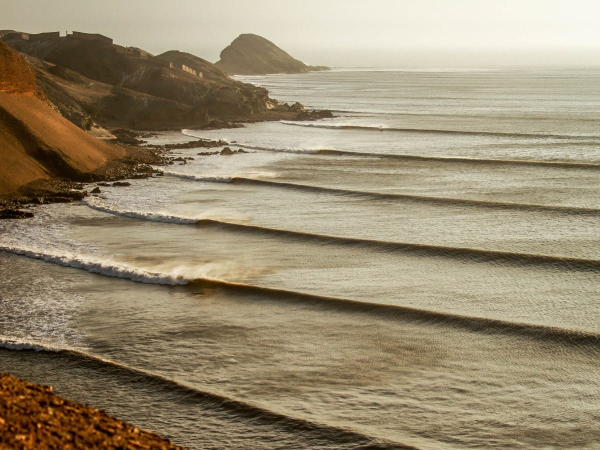
#> input picture data/chicama_sample_1.jpg, 1200 x 900 px (shown at 1/2 size)
$ jupyter execute preliminary_exploration.ipynb
#> lines starting #> are read from the running program, lines starting #| are printed output that depends on the picture
[cell 1]
from PIL import Image
import matplotlib.pyplot as plt
import numpy as np

[cell 2]
pil_im = Image.open('../data/chicama_sample_1.jpg').convert('L')
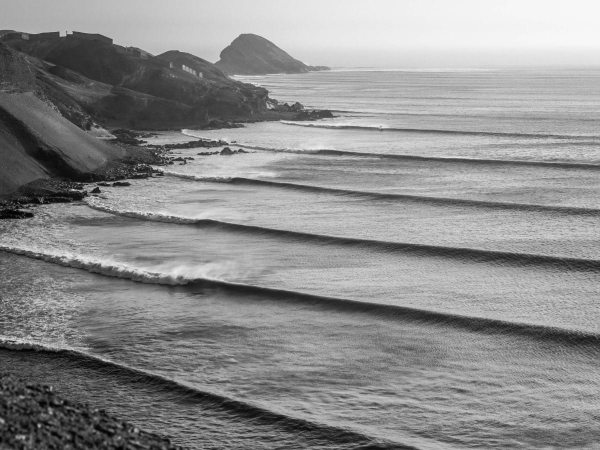
#> pil_im: PIL image 1200x900 L (shown at 1/2 size); min 0, max 248, mean 140.5
pil_im

[cell 3]
# using matplotlib with it
im = np.array(pil_im)

plt.imshow(im)

x = [100, 200, 300, 400]
y = [200, 500, 200, 400]

plt.plot(x, y, 'r*')
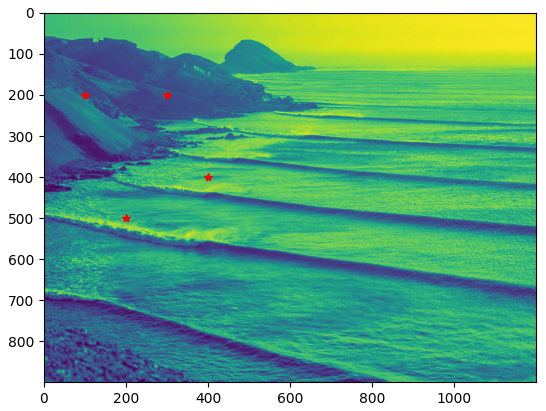
#> figure drawn by matplotlib, 1 panel

[cell 4]
# contouring examples
im_contour = np.array(Image.open('../data/chicama_sample_1.jpg').convert('L'), 'f')

fig = plt.figure()
plt.gray()
plt.contour(im_contour, origin='image')
plt.axis('equal')
plt.axis('off')
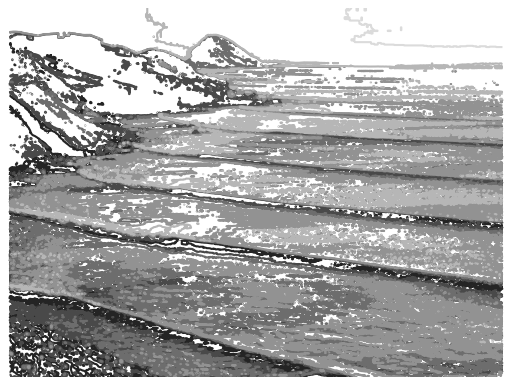
#> figure drawn by matplotlib, 1 panel

[cell 5]
# can pull an histogram inspection of them out of this
fig, (ax1, ax2) = plt.subplots(1,2)
ax1.contour(im_contour, origin='image')
ax1.axis('equal')
ax1.axis('off')

ax2.hist(im_contour.flatten(), 128)
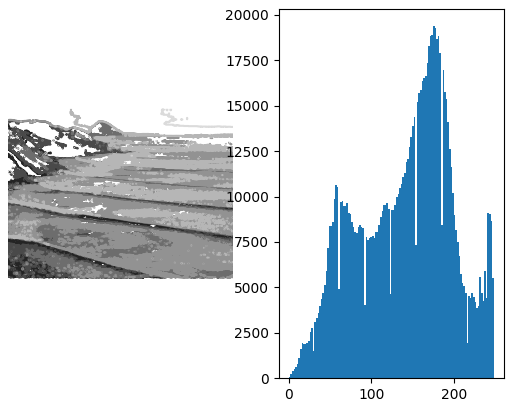
#> figure drawn by matplotlib, 2 panels; panel 2: tallest bar 19378 high, from x = 174.4 to 176.3

[cell 6]
# working with images in numpy
print(im.shape, im.dtype)
#| (900, 1200) uint8
print(im_contour.shape, im_contour.dtype)
#| (900, 1200) float32

# channels on each pixel
print(im_contour[200, 500])
#| 80.0

$ run again, with data/chicama_sample_2.jpg copied over data/chicama_sample_1.jpg
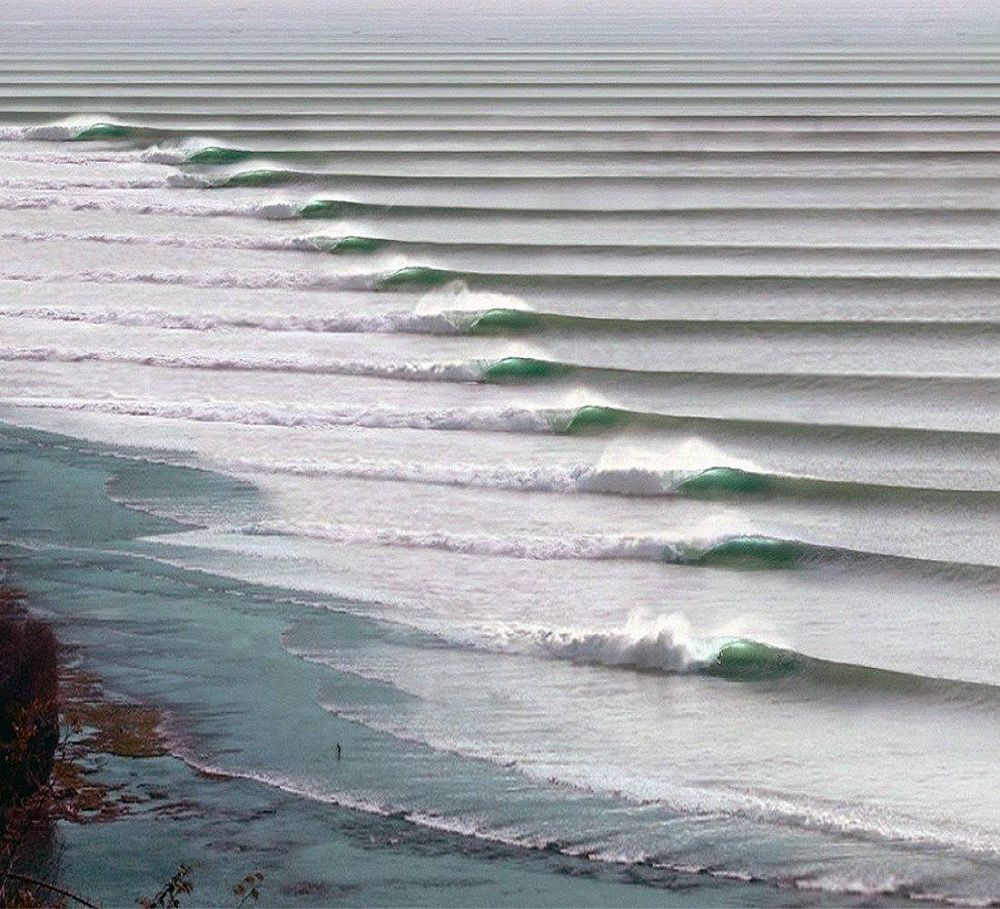
#> input picture data/chicama_sample_2.jpg, 1000 x 909 px
#> `[cell 4] # contouring examples im_contour = np.array(Image.open('../da..`:
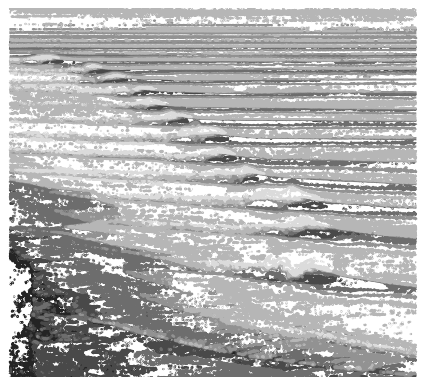
#> figure drawn by matplotlib, 1 panel
#> `[cell 5] # can pull an histogram inspection of them out of this fig, (..`:
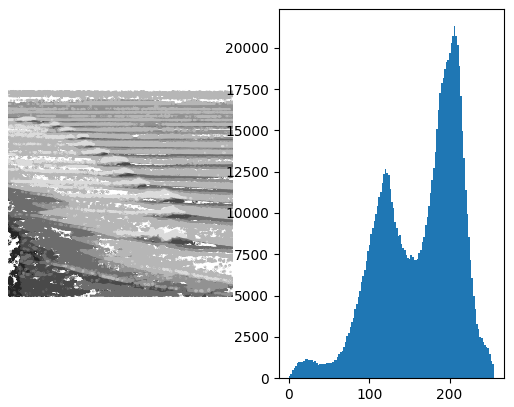
#> figure drawn by matplotlib, 2 panels; panel 2: tallest bar 21304 high, from x = 205.2 to 207.2
#| (909, 1000) uint8
#| (909, 1000) float32
#| 206.0

$ run again, with data/chicama_sample_3.jpg copied over data/chicama_sample_1.jpg
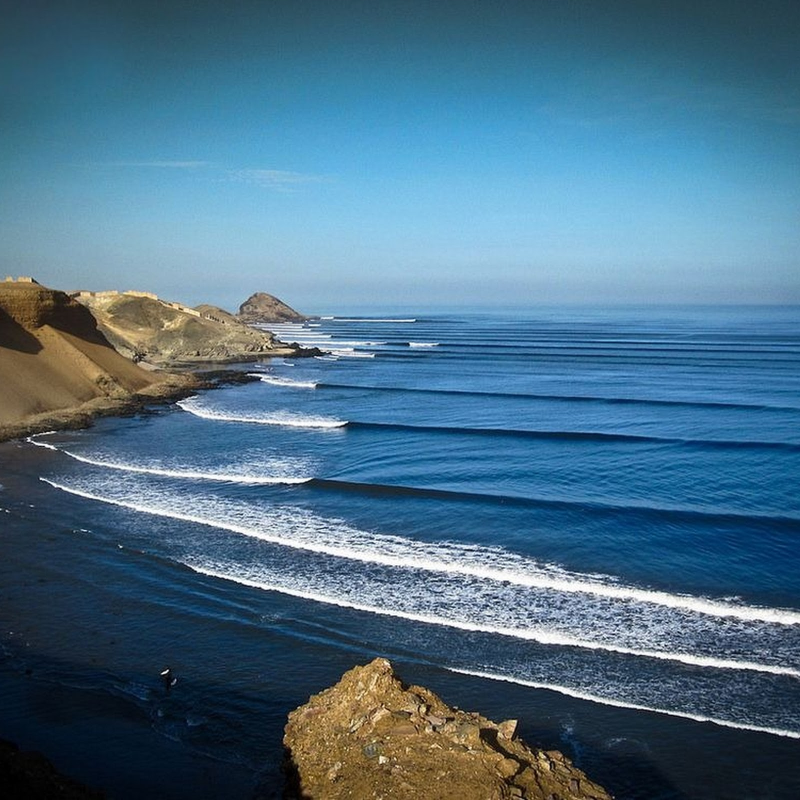
#> input picture data/chicama_sample_3.jpg, 1600 x 1600 px (shown at 1/2 size)
#> `pil_im = Image.open('../data/chicama_sample_1.jpg').convert('L')`:
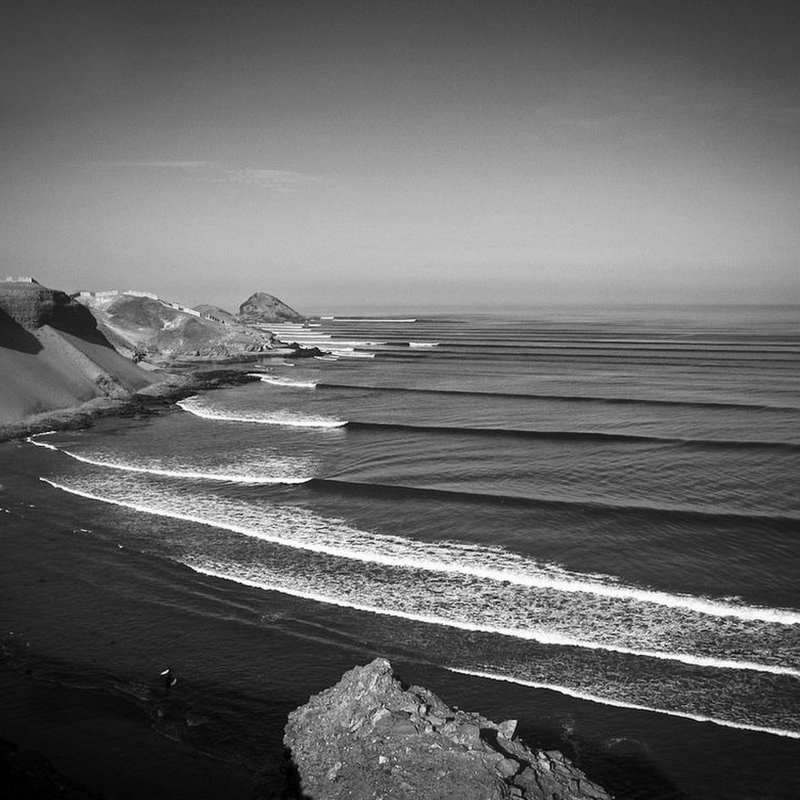
#> pil_im: PIL image 1600x1600 L (shown at 1/2 size); min 0, max 255, mean 103.9
#> `[cell 5] # can pull an histogram inspection of them out of this fig, (..`:
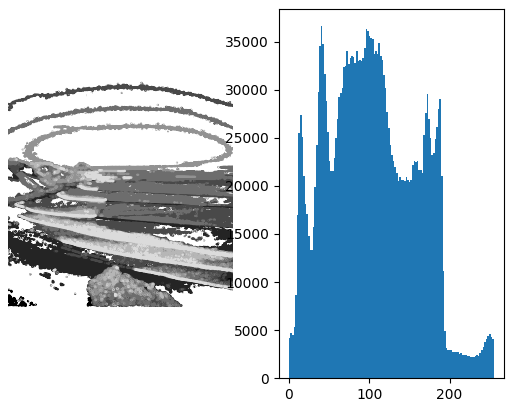
#> figure drawn by matplotlib, 2 panels; panel 2: tallest bar 36603 high, from x = 39.84 to 41.84
#| (1600, 1600) uint8
#| (1600, 1600) float32
#| 116.0

$ run again, with data/cayton_bay_sample_1.jpg copied over data/chicama_sample_1.jpg
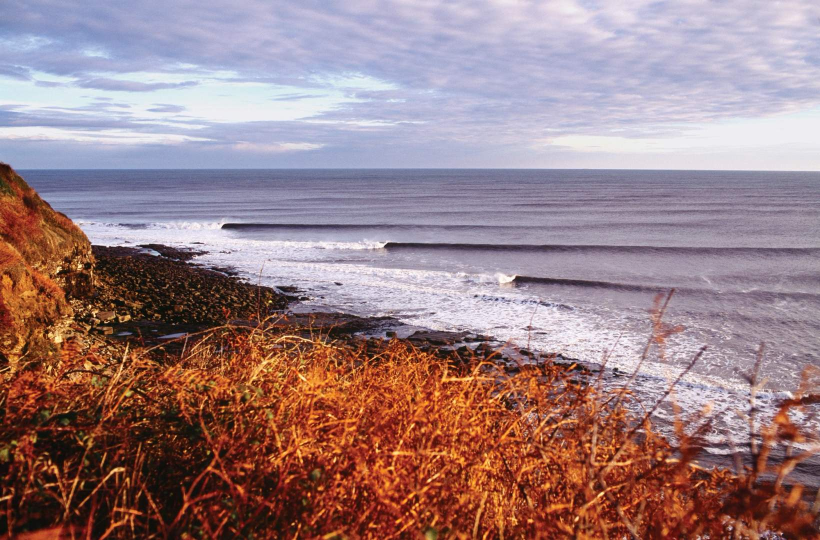
#> input picture data/cayton_bay_sample_1.jpg, 1640 x 1080 px (shown at 1/2 size)
#> `pil_im = Image.open('../data/chicama_sample_1.jpg').convert('L')`:
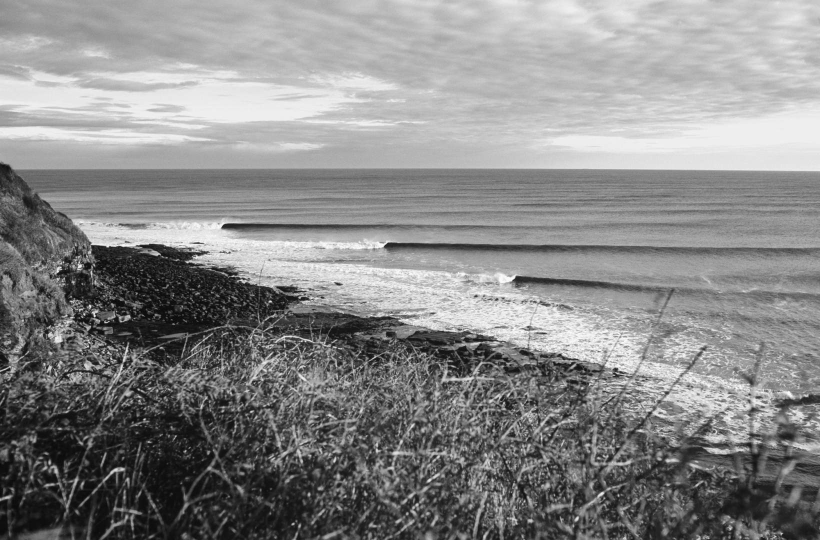
#> pil_im: PIL image 1640x1080 L (shown at 1/2 size); min 1, max 254, mean 136.4
#> `[cell 5] # can pull an histogram inspection of them out of this fig, (..`:
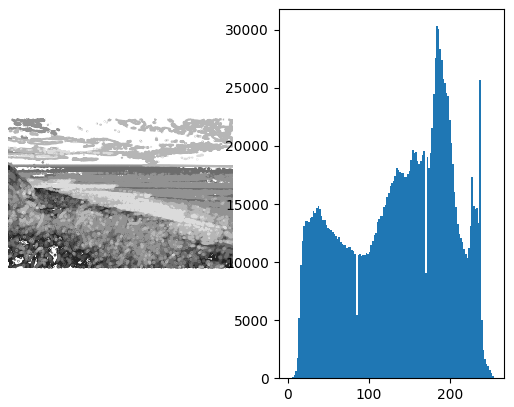
#> figure drawn by matplotlib, 2 panels; panel 2: tallest bar 30318 high, from x = 182.8 to 184.8
#| (1080, 1640) uint8
#| (1080, 1640) float32
#| 238.0
